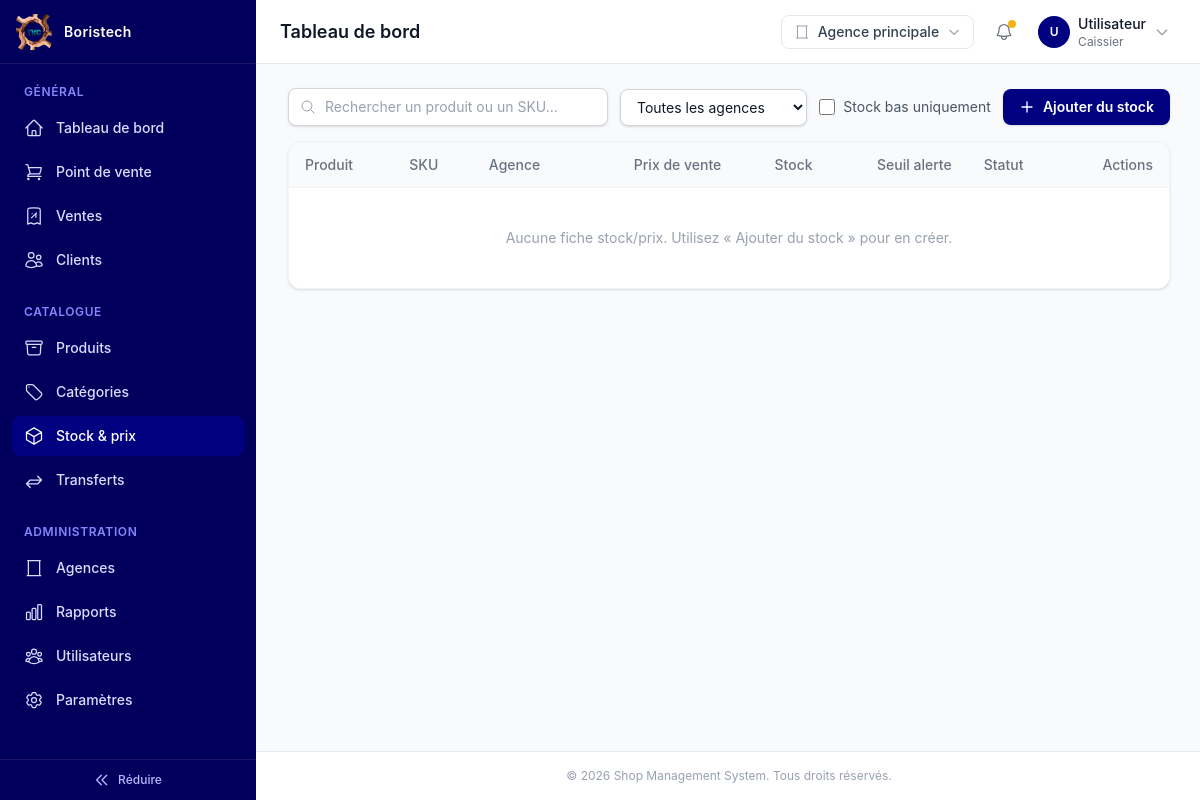
The page /products/stock/ (signed in) on the database as committed earlier.
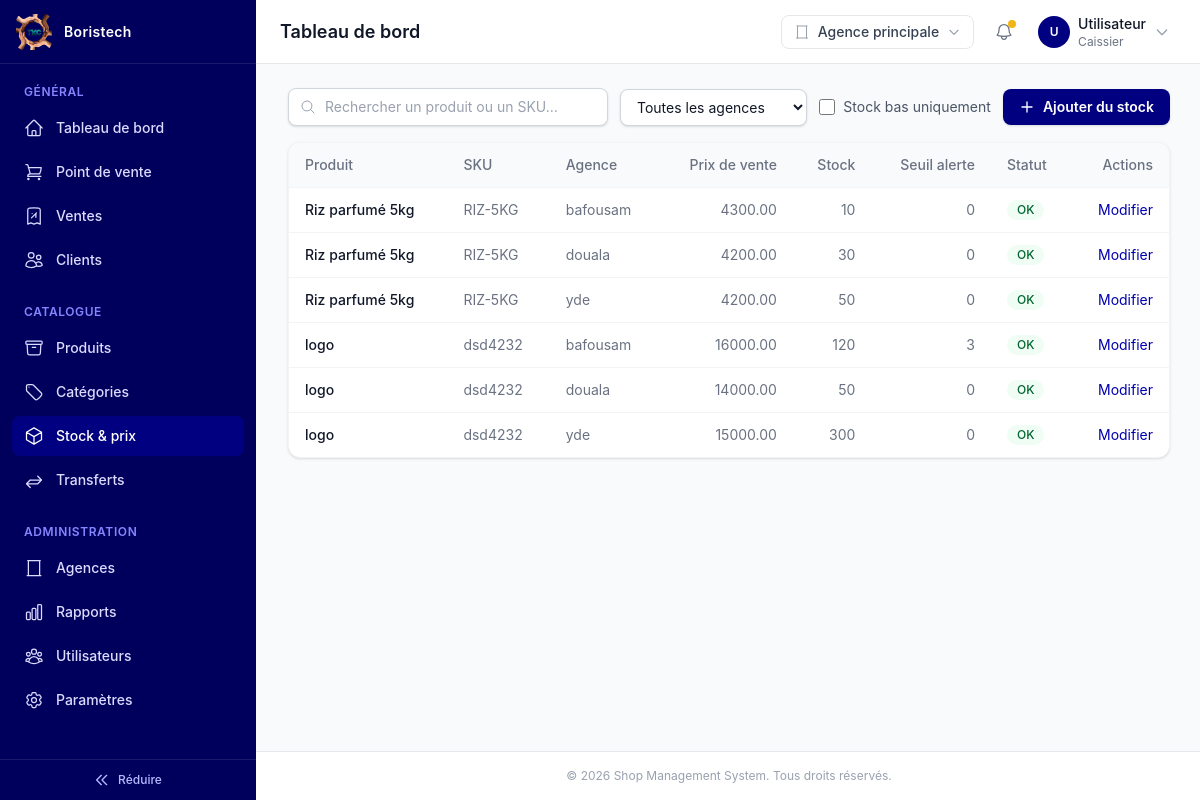
The same page on the database as committed later.
### products/models.py (models this page shows, shortened)
class ProduitAgence(BaseModel):
    produit = models.ForeignKey(
        Produit,
        on_delete=models.CASCADE,
        related_name="prix_stocks",
        help_text="Produit concerné.",
    )
    agence = models.ForeignKey(
        Agence,
        on_delete=models.CASCADE,
        related_name="produits_agence",
        help_text="Agence concernée.",
    )
    prix_vente = models.DecimalField(
        max_digits=12,
        decimal_places=2,
        help_text=(
            "Prix de vente pratiqué par cette agence pour ce produit. Peut "
            "différer du prix_vente_defaut du produit (EF-4.2)."
        ),
    )
    stock_quantite = models.PositiveIntegerField(
        default=0,
        help_text="Quantité actuellement en stock dans cette agence.",
    )
    seuil_alerte = models.PositiveIntegerField(
        default=0,
        help_text="Seuil sous lequel une alerte de stock bas est déclenchée (EF-4.4).",
    )
    actif = models.BooleanField(
        default=True,
        help_text="Une fiche inactive : ce produit n'est pas proposé par cette agence (EF-4.2).",
    )
    class Meta(BaseModel.Meta):
        verbose_name = "Prix & stock par agence"
        verbose_name_plural = "Prix & stocks par agence"
        constraints = [
            models.UniqueConstraint(fields=["produit", "agence"], name="unique_produit_par_agence"),
        ]
        indexes = [
            models.Index(fields=["agence", "actif"]),
            models.Index(fields=["stock_quantite"]),
        ]
    @property
    def stock_bas(self) -> bool:
        return self.stock_quantite <= self.seuil_alerte

class Produit(BaseModel):
    nom = models.CharField(
        max_length=200,
        db_index=True,
        help_text="Nom commercial du produit.",
    )
    sku = models.CharField(
        max_length=64,
        unique=True,
        help_text="SKU / code-barres unique du produit (EF-3.1).",
    )
    categorie = models.ForeignKey(
        Categorie,
        on_delete=models.PROTECT,
        related_name="produits",
        help_text="Catégorie à laquelle appartient ce produit.",
    )
    prix_achat = models.DecimalField(
        max_digits=12,
        decimal_places=2,
        help_text=(
            "Prix d'achat / coût de revient du produit. Commun à toutes les "
            "agences (contrairement au prix de vente, fixé par agence)."
        ),
    )
    prix_vente_defaut = models.DecimalField(
        max_digits=12,
        decimal_places=2,
        help_text=(
            "Prix de vente par défaut, utilisé pour pré-remplir le prix d'une "
            "nouvelle fiche ProduitAgence. Chaque agence peut ensuite fixer son "
            "propre prix de vente (EF-4.2)."
        ),
    )
    unite = models.CharField(
        max_length=30,
        default="unité",
        help_text="Unité de vente (pièce, kg, litre...).",
    )
    image = models.ImageField(
        upload_to="produits/",
        blank=True,
        null=True,
        help_text="Photo du produit.",
    )
    description = models.TextField(
        blank=True,
        help_text="Description commerciale du produit.",
    )
    actif = models.BooleanField(
        default=True,
        db_index=True,
        help_text="Un produit désactivé ne peut plus être proposé par une agence.",
    )
    class Meta(BaseModel.Meta):
        verbose_name = "Produit"
        verbose_name_plural = "Produits"
        indexes = [
            models.Index(fields=["categorie", "actif"]),
            models.Index(fields=["sku"]),
        ]

### general/models.py (models this page shows, shortened)
class BaseModel(models.Model):
    id = models.UUIDField(
        primary_key=True,
        default=uuid.uuid4,
        editable=False,
        help_text="Identifiant unique (UUID) de l'enregistrement.",
    )
    created_at = models.DateTimeField(
        auto_now_add=True,
        db_index=True,
        help_text="Date et heure de création de l'enregistrement.",
    )
    updated_at = models.DateTimeField(
        auto_now=True,
        help_text="Date et heure de la dernière modification.",
    )
    class Meta:
        abstract = True
        ordering = ["-created_at"]

class Agence(BaseModel):
    nom = models.CharField(
        max_length=150,
        help_text="Nom commercial de l'agence.",
    )
    slug = models.SlugField(
        max_length=170,
        unique=True,
        blank=True,
        help_text=(
            "Identifiant unique de l'agence utilisé dans les URLs (ex: /agences/"
            "<slug>/) à la place de l'UUID, notamment pour les liens visités par "
            "un Responsable d'agence ou un Caissier après connexion. Généré "
            "automatiquement à partir du nom si laissé vide."
        ),
    )
    adresse = models.CharField(
        max_length=255,
        blank=True,
        help_text="Adresse physique de l'agence.",
    )
    telephone = models.CharField(
        max_length=30,
        blank=True,
        help_text="Numéro de téléphone de contact de l'agence.",
    )
    actif = models.BooleanField(
        default=True,
        db_index=True,
        help_text=(
            "Une agence désactivée est exclue des écrans de vente/POS mais "
            "reste visible dans l'historique et les rapports (EF-1.3)."
        ),
    )
    class Meta(BaseModel.Meta):
        verbose_name = "Agence"
        verbose_name_plural = "Agences"
        indexes = [
            models.Index(fields=["nom"]),
            models.Index(fields=["actif", "nom"]),
        ]

### products/views/stock_views.py (the view)
# urls.py: path("stock/", StockListView.as_view(), name="stock_list"),
class StockListView(LoginRequiredMixin, StockAccessMixin, ListView):
    model = ProduitAgence
    template_name = "dashboard/pages/admin/products/stock/stock_list.html"
    context_object_name = "stocks"
    paginate_by = 20
    def get_queryset(self) -> QuerySet[ProduitAgence]:
        agences_visibles = get_agences_visibles(self.request.user)
        qs = (
            ProduitAgence.objects.select_related("produit", "produit__categorie", "agence")
            .filter(agence__in=agences_visibles)
            .order_by("produit__nom", "agence__nom")
        )
        q = self.request.GET.get("q", "").strip()
        if q:
            qs = qs.filter(Q(produit__nom__icontains=q) | Q(produit__sku__icontains=q))
        agence_id = self.request.GET.get("agence", "").strip()
        if agence_id:
            qs = qs.filter(agence_id=agence_id)
        if self.request.GET.get("bas") == "1":
            qs = qs.filter(stock_quantite__lte=F("seuil_alerte"))
        return qs
    def get_context_data(self, **kwargs: Any) -> Dict[str, Any]:
        context = super().get_context_data(**kwargs)
        context["q"] = self.request.GET.get("q", "")
        context["agence_id"] = self.request.GET.get("agence", "")
        context["bas"] = self.request.GET.get("bas", "")
        context["agences_visibles"] = get_agences_visibles(self.request.user).order_by("nom")
        context["agences_editables_ids"] = {
            str(pk) for pk in get_agences_autorisees(self.request.user).values_list("pk", flat=True)
        }
        return context

### general/context_processors.py (called while the page is built)
def parametres_entreprise(request: HttpRequest) -> Dict[str, Any]:
    return {"parametres": ParametresEntreprise.load()}

### general/models.py (called while the page is built)
    @classmethod
    def load(cls) -> "ParametresEntreprise":
        obj: Optional["ParametresEntreprise"] = cache.get("parametres_entreprise")
        if obj is None:
            obj, _created = cls.objects.get_or_create(
                pk=cls.SINGLETON_ID, defaults={"nom": "Ma Boutique"}
            )
            cache.set("parametres_entreprise", obj, None)
        return obj

### general/templatetags/nav_tags.py (called while the page is built)
@register.simple_tag(takes_context=True)
def dashboard_url(context: Dict[str, Any]) -> str:
    request = context["request"]
    if not request.user.is_authenticated:
        return ""
    return resolve_dashboard_url(request.user)

@register.simple_tag(takes_context=True)
def nav_active(context: Dict[str, Any], *view_names: str) -> str:
    request = context["request"]
    match = getattr(request, "resolver_match", None)
    current_view_name = getattr(match, "view_name", None) if match else None
    return ACTIVE_CLASSES if current_view_name in view_names else INACTIVE_CLASSES

### users/models.py (called while the page is built)
    @property
    def is_admin(self) -> bool:
        return self.role == Role.ADMIN

### templates/dashboard/pages/admin/products/stock/stock_list.html (shortened to what the changed rows need)
{% extends "dashboard/base.html" %}
{% block content %}
<div class="space-y-4">
  <div class="overflow-hidden rounded-xl border border-gray-100 bg-white shadow-sm">
    <div class="overflow-x-auto">
      <table class="w-full min-w-[880px] text-left text-sm">
        <thead class="border-b border-gray-100 bg-gray-50">
          <tr>
            <th scope="col" class="px-4 py-3 font-medium text-gray-500">Produit</th>
            <th scope="col" class="px-4 py-3 font-medium text-gray-500">SKU</th>
            <th scope="col" class="px-4 py-3 font-medium text-gray-500">Agence</th>
            <th scope="col" class="px-4 py-3 text-right font-medium text-gray-500">Prix de vente</th>
            <th scope="col" class="px-4 py-3 text-right font-medium text-gray-500">Stock</th>
            <th scope="col" class="px-4 py-3 text-right font-medium text-gray-500">Seuil alerte</th>
            <th scope="col" class="px-4 py-3 font-medium text-gray-500">Statut</th>
            <th scope="col" class="px-4 py-3 text-right font-medium text-gray-500">Actions</th>
          </tr>
        </thead>
        <tbody class="divide-y divide-gray-100">
          {% for stock in stocks %}
            <tr class="hover:bg-gray-50">
              <td class="px-4 py-3 font-medium text-gray-900">{{ stock.produit.nom }}</td>
              <td class="px-4 py-3 text-gray-500">{{ stock.produit.sku }}</td>
              <td class="px-4 py-3 text-gray-500">
                {{ stock.agence.nom }}
              </td>
              <td class="px-4 py-3 text-right text-gray-500">{{ stock.prix_vente }}</td>
              <td class="px-4 py-3 text-right text-gray-500">{{ stock.stock_quantite }}</td>
              <td class="px-4 py-3 text-right text-gray-500">{{ stock.seuil_alerte }}</td>
              <td class="px-4 py-3">
                <div class="flex flex-wrap gap-1.5">
                  {% if stock.stock_bas %}
                    <span class="inline-flex items-center rounded-full bg-red-50 px-2.5 py-0.5 text-xs font-medium text-red-800">Stock bas</span>
                  {% else %}
                    <span class="inline-flex items-center rounded-full bg-green-50 px-2.5 py-0.5 text-xs font-medium text-green-800">OK</span>
                  {% endif %}
                </div>
              </td>
              <td class="px-4 py-3 text-right">
                {% if stock.agence.pk|stringformat:"s" in agences_editables_ids %}
                  <a href="{% url 'products:stock_update' stock.pk %}" class="text-primary-700 hover:text-primary-900">Modifier</a>
                {% else %}
                  <span class="text-gray-300">—</span>
                {% endif %}
              </td>
            </tr>
          {% empty %}
            <tr>
              <td colspan="8" class="px-4 py-10 text-center text-sm text-gray-400">
                Aucune fiche stock/prix{% if q %} pour « {{ q }} »{% endif %}. Utilisez « Ajouter du stock » pour en créer.
              </td>
            </tr>
          {% endfor %}
        </tbody>
      </table>
    </div>
  </div>
</div>
{% endblock %}

Rows that differ between the two databases and show on the page:
added ProduitAgence: produit.nom "Riz parfumé 5kg", produit.sku "RIZ-5KG", agence.nom "bafousam", prix_vente "4300.00", stock_quantite "10", seuil_alerte "0", shows "OK", shows "Modifier"
added ProduitAgence: produit.nom "Riz parfumé 5kg", produit.sku "RIZ-5KG", agence.nom "douala", prix_vente "4200.00", stock_quantite "30", seuil_alerte "0", shows "OK", shows "Modifier"
added ProduitAgence: produit.nom "Riz parfumé 5kg", produit.sku "RIZ-5KG", agence.nom "yde", prix_vente "4200.00", stock_quantite "50", seuil_alerte "0", shows "OK", shows "Modifier"
added ProduitAgence: produit.nom "logo", produit.sku "dsd4232", agence.nom "bafousam", prix_vente "16000.00", stock_quantite "120", seuil_alerte "3", shows "OK", shows "Modifier"
added ProduitAgence: produit.nom "logo", produit.sku "dsd4232", agence.nom "douala", prix_vente "14000.00", stock_quantite "50", seuil_alerte "0", shows "OK", shows "Modifier"
added ProduitAgence: produit.nom "logo", produit.sku "dsd4232", agence.nom "yde", prix_vente "15000.00", stock_quantite "300", seuil_alerte "0", shows "OK", shows "Modifier"
Other text that changed with them:
text no longer shown: "Aucune fiche stock/prix . Utilisez « Ajouter du stock » pour en créer."
